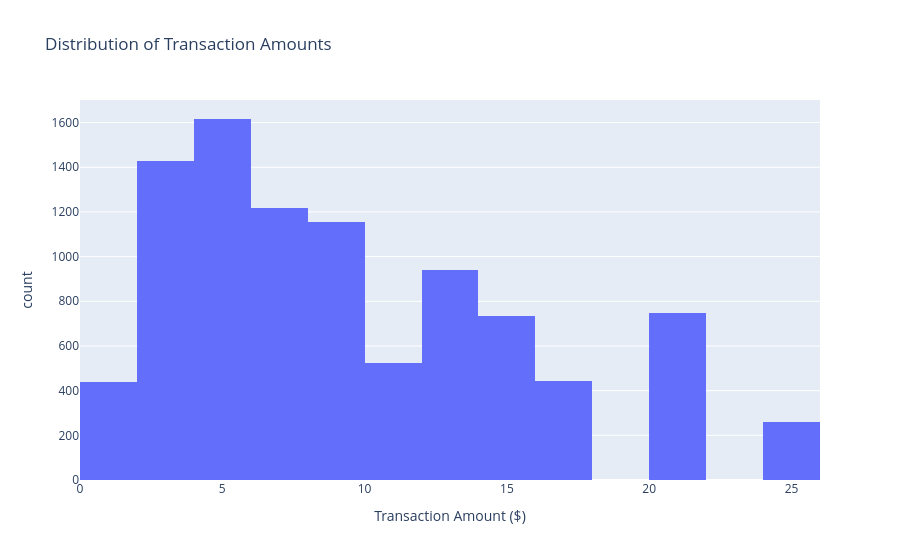

Notebook code cell kept with this figure:
### Code cell
fig = px.histogram(
    df,
    x="Total Spent",
    nbins=20,
    title="Distribution of Transaction Amounts",
    labels={"Total Spent": "Transaction Amount ($)"},
)

fig.show()

### Figure 1 — Plotly figure (JSON) as saved in the notebook; plotly's stock layout.template omitted (floating-point values rounded to 4 significant figures; data arrays with more than 128 entries replaced by an {"elided": "..."} marker saying what was removed)
{"data": [{"bingroup": "x", "hovertemplate": "Transaction Amount ($)=%{x}<br>count=%{y}<extra></extra>", "legendgroup": "", "marker": {"color": "#636efa", "pattern": {"shape": ""}}, "name": "", "nbinsx": 20, "orientation": "v", "showlegend": false, "type": "histogram", "x": {"elided": "10000 float values"}, "xaxis": "x", "yaxis": "y"}], "layout": {"barmode": "relative", "legend": {"tracegroupgap": 0}, "title": {"text": "Distribution of Transaction Amounts"}, "xaxis": {"anchor": "y", "domain": [0, 1], "title": {"text": "Transaction Amount ($)"}}, "yaxis": {"anchor": "x", "domain": [0, 1], "title": {"text": "count"}}}}
